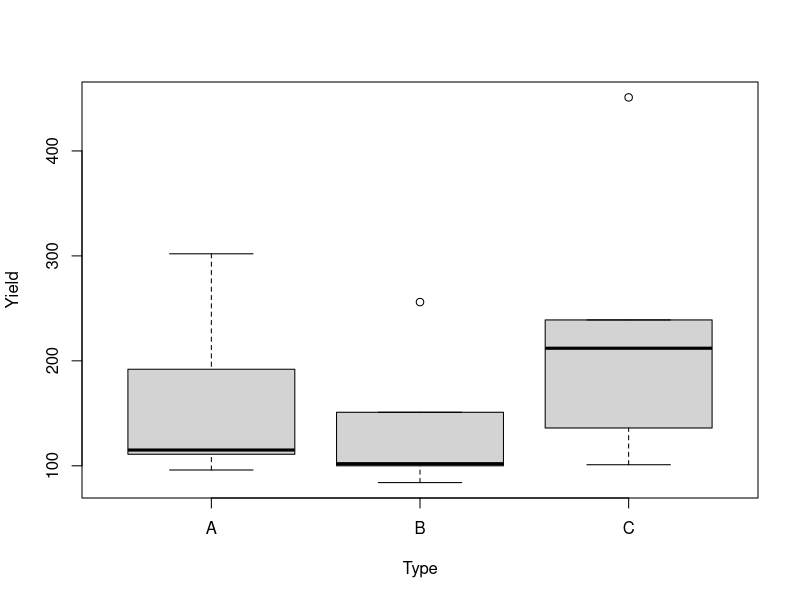

This chart was generated by the following R code:
## ---- chunk 1
knitr::opts_chunk$set(echo = TRUE)
## ---- chunk 2
Unit = 1:10
Brand = c("A", "B", "A", "A", "B", "B", "B", "A", "A", "B") 
Yield = c(13, 9, 10, 8, 20, 13, 11, 25, 8, 15)
data1 = data.frame(Unit, Brand, Yield)
data1
## ---- chunk 3
library(lsmeans)
model = aov(Yield ~ Brand, data = data1)
anova(model)
lsm.data = lsmeans(model, ~Brand)
lsm.data
## ---- chunk 4
contrast1 = c(1, -1)
contrastlist = list("tau_A-tau_B" = contrast1)
contrast(lsm.data, contrastlist)
## ---- chunk 5
Unit = 1:15
Type = c("C","B","B","C","C","C","C","B","A","B","B","A","A","A","A") 
Yield = c(451,100,256,136,239,212,101,84,192,102,151,115,96,302,111) 
data2 = data.frame(Unit, Type, Yield)
data2
## ---- chunk 6
boxplot(Yield ~ Type, data = data2, main = "")
## ---- chunk 7
model2=aov(Yield ~ Type, data = data2) 
anova(model2)
lsm2=lsmeans(model2,"Type")
lsm2
sum(163, 139, 228) / 3
## ---- chunk 8
contrast2 = c(1, -1/2, -1/2)
contrastList2 = list("tau_A-1/2(tau_B+tau_C)" = contrast2) 
contrast(lsm2, contrastList2)
## ---- chunk 9
library(knitr)
summary(contrast(lsm2, method = "pairwise", adjust = "tukey"), infer = c(T, T), level = 0.95, side = "two-sided")
